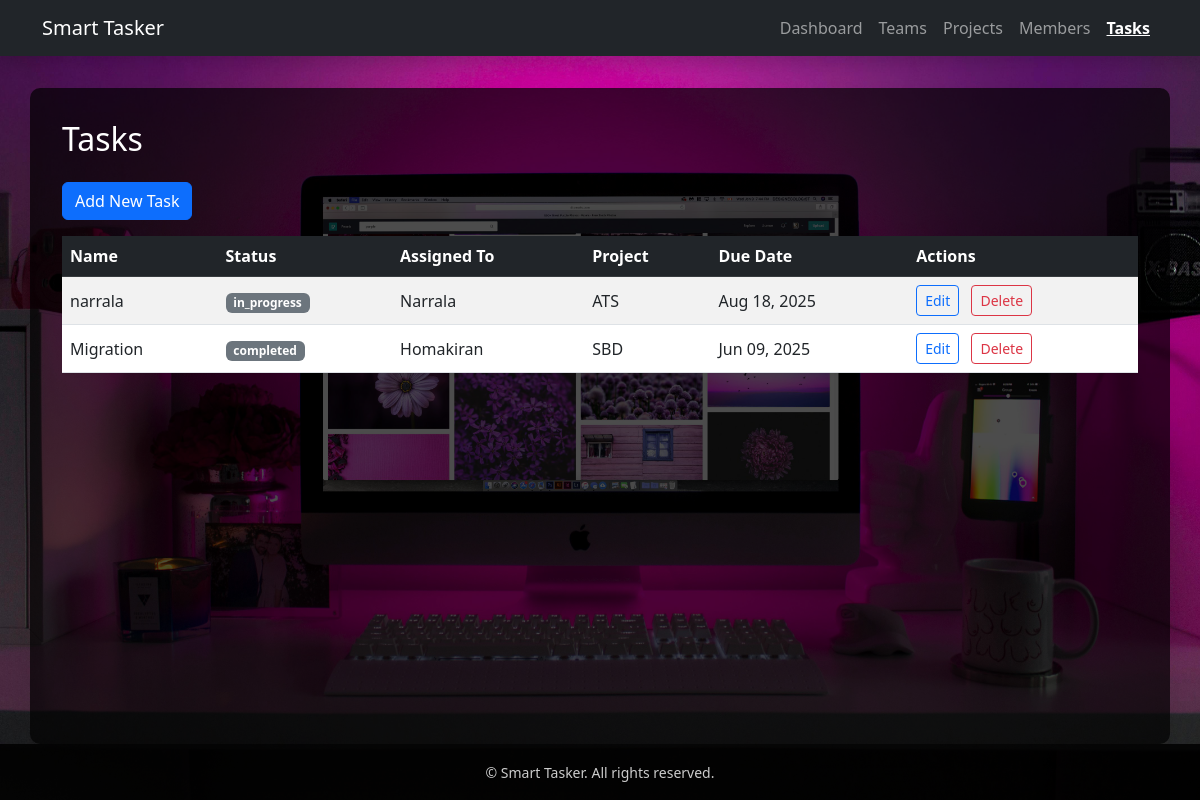
/tasks/, run on the app's committed database.
### management/models.py (models this page shows, shortened)
class Task(models.Model):
    name = models.CharField(max_length=200)
    description = models.TextField()
    status_choices = [
        ('pending','Pending'),
        ('in_progress', 'In_progress'),
        ('completed', 'Completed')
    ]
    status = models.CharField(max_length=20, choices = status_choices, default='pending')
    assigned_to = models.ForeignKey(Member, on_delete=models.SET_NULL, null=True, blank=True, related_name='tasks')
    project = models.ForeignKey(Project, on_delete=models.CASCADE, related_name='tasks')
    due_date = models.DateField(null = True, blank=True)

class Member(models.Model):
    name = models.CharField(max_length=100)
    email = models.EmailField(unique=True)
    role = models.CharField(max_length=50)
    team = models.ForeignKey(Team, on_delete = models.CASCADE, related_name = 'members')

class Project(models.Model):
    name = models.CharField(max_length=100)
    description = models.TextField()
    start_date = models.DateField()
    end_date = models.DateField(null = True, blank=True)
    team = models.ForeignKey(Team, on_delete = models.CASCADE, related_name = 'projects')

### management/views.py (the view)
# urls.py: path('tasks/', views.TaskListView.as_view(), name = 'task-list'),
class TaskListView(ListView):
    model = Task
    template = 'management/task_list.html'
    context_object_name = 'tasks'
    def get_queryset(self):
        queryset = super().get_queryset()
        project_id = self.request.GET.get('project')
        member_id = self.request.GET.get('member')
        if project_id:
            queryset = queryset.filter(project_id = project_id)
        if member_id:
            queryset = queryset.filter(assigned_to_id = member_id)
        return queryset
    def get_context_data(self, **kwargs):
        context = super().get_context_data(**kwargs)
        context['projects'] = Project.objects.all()
        context['members'] = Member.objects.all()
        return context

### management/templates/management/task_list.html
{% extends "base.html" %}
{% block content %}
<h2 class="mb-4">Tasks</h2>
<a href="{% url 'task-create' %}" class="btn btn-primary mb-3">Add New Task</a>
{% if object_list %}
  <div class="table-responsive">
    <table class="table table-striped table-hover align-middle shadow-sm">
      <thead class="table-dark">
        <tr>
          <th>Name</th>
          <th>Status</th>
          <th>Assigned To</th>
          <th>Project</th>
          <th>Due Date</th>
          <th>Actions</th>
        </tr>
      </thead>
      <tbody>
        {% for task in object_list %}
          <tr>
            <td>{{ task.name }}</td>
            <td>
              <span class="badge
                {% if task.status == 'Pending' %}bg-warning text-dark
                {% elif task.status == 'In Progress' %}bg-info text-white
                {% elif task.status == 'Completed' %}bg-success
                {% else %}bg-secondary
                {% endif %}">
                {{ task.status }}
              </span>
            </td>
            <td>{{ task.assigned_to.name|default:"Unassigned" }}</td>
            <td>{{ task.project.name|default:"N/A" }}</td>
            <td>{{ task.due_date|date:"M d, Y" }}</td>
            <td>
              <a href="{% url 'task-update' task.pk %}" class="btn btn-outline-primary btn-sm me-2">Edit</a>
              <a href="{% url 'task-delete' task.pk %}" class="btn btn-outline-danger btn-sm">Delete</a>
            </td>
          </tr>
        {% endfor %}
      </tbody>
    </table>
  </div>
{% else %}
  <p class="text-muted fst-italic">No tasks found.</p>
{% endif %}
{% endblock %}

### data on the page
Task: name "narrala", status "in_progress", assigned_to.name "Narrala", project.name "ATS", due_date "Aug 18, 2025"
Task: name "Migration", status "completed", assigned_to.name "Homakiran", project.name "SBD", due_date "Jun 09, 2025"
